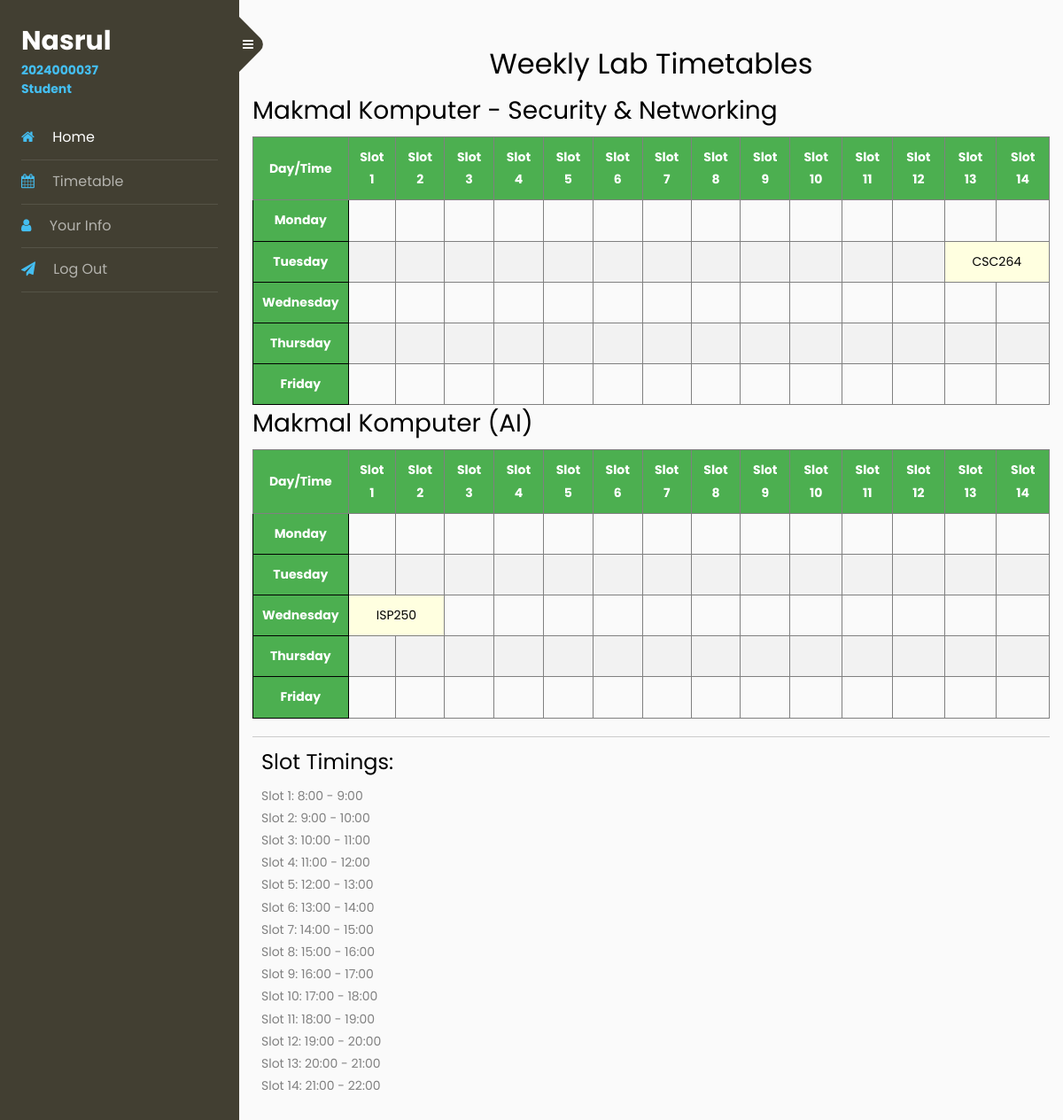
Screenshot of /computer_lab_monitoring_system/studentTimetable.php (signed in) with the database file from the repository.
### tables this page shows
CREATE TABLE `student` (
  `Stud_ID` int(10) NOT NULL,
  `Stud_Name` varchar(255) NOT NULL,
  `Stud_Part` varchar(255) NOT NULL,
  `Stud_Password` varchar(255) NOT NULL DEFAULT '1234',
  `Stud_Status` tinyint(1) NOT NULL
);

CREATE TABLE `lab` (
  `Lab_ID` int(11) NOT NULL,
  `Lab_Name` varchar(255) NOT NULL,
  `Lab_Location` varchar(255) NOT NULL,
  `Lab_Status` tinyint(1) NOT NULL
);

CREATE TABLE `timetable` (
  `Timetable_ID` int(11) NOT NULL,
  `Timetable_Day` enum('Monday','Tuesday','Wednesday','Thursday','Friday') NOT NULL,
  `Timetable_StartTime` tinyint(4) NOT NULL,
  `Timetable_EndTime` tinyint(4) NOT NULL,
  `Timetable_ClassName` varchar(6) NOT NULL,
  `Lab_ID` int(11) NOT NULL
);

### computer_lab_monitoring_system/studentTimetable.php (the view, shortened to what this page needs)
<?php
include("connect.php");
$student_id = $_SESSION['Stud_ID'];
$sql_student = "SELECT Stud_Name, Stud_Part FROM Student WHERE Stud_ID = '$student_id'";
$result_student = $conn->query($sql_student);
$student_info = $result_student->fetch_assoc();
$labsQuery = "SELECT Lab_ID, Lab_Name FROM lab";
$labsResult = $conn->query($labsQuery);
$labs = [];
if ($labsResult->num_rows > 0) {
    while ($labRow = $labsResult->fetch_assoc()) {
        $labs[] = $labRow;
    }
}
$timetableQuery = "SELECT Timetable_ID, Lab_ID, Timetable_Day, Timetable_StartTime, Timetable_EndTime, Timetable_ClassName FROM timetable";
$timetableResult = $conn->query($timetableQuery);
$timetables = [];
if ($timetableResult->num_rows > 0) {
    while ($row = $timetableResult->fetch_assoc()) {
        $labID = $row['Lab_ID'];
        $day = $row['Timetable_Day'];
        $startTime = intval($row['Timetable_StartTime']);
        $endTime = intval($row['Timetable_EndTime']);
        $className = $row['Timetable_ClassName'];
        $timetableID = $row['Timetable_ID'];
        for ($slot = $startTime; $slot < $endTime; $slot++) {
            $timetables[$labID][$day][$slot - 8] = [
                'className' => $className,
                'Timetable_ID' => $timetableID,
                'duration' => $endTime - $startTime
            ];
        }
    }
}
$days = ["Monday", "Tuesday", "Wednesday", "Thursday", "Friday"];
$timeSlots = [];
for ($i = 1; $i <= 14; $i++){
$timeSlots[] = "Slot $i";}
?>
<!doctype html>
<html lang="en">
<head>
	<link rel="stylesheet" href="https://cdnjs.cloudflare.com/ajax/libs/font-awesome/6.0.0/css/all.min.css">
	<link rel="stylesheet" href="https://stackpath.bootstrapcdn.com/font-awesome/4.7.0/css/font-awesome.min.css">
	<link rel="stylesheet" href="css/style.css">
</head>
<body>
<div class="wrapper d-flex align-items-stretch">
<nav id="sidebar">
			<div class="custom-menu">
				<button type="button" id="sidebarCollapse" class="btn btn-primary">
	          	<i class="fa fa-bars"></i>
	        	</button>
        	</div>
			<div class="p-4">
				<h1><a href="index.html" class="logo"><?php echo htmlspecialchars($student_info['Stud_Name']); ?><span><?php echo htmlspecialchars($student_id); ?><span>Student</span></a></h1>
				<ul class="list-unstyled components mb-5">
					<li class="active">
						<a href="studentDashboard.php"><span class="fa fa-home mr-3"></span> Home</a>
					</li>
					<li>
                    <a href="studentTimetable.php"><span class="fa fa-calendar mr-3"></span> Timetable</a>
                </li>
				<li>
						<a href="studentInfo.php"><span class="fa fa-user mr-3"></span> Your Info</a>
					</li>
					<li>
						<a href='logout.php'><span class="fa fa-paper-plane mr-3"></span> Log Out</a>
					</li>
				</ul>
			</div>
    	</nav>
		<div class="container mt-5">
        <h2 class="text-center">Weekly Lab Timetables</h2>
        <?php foreach ($labs as $lab): ?>
            <h3><?= htmlspecialchars($lab['Lab_Name']) ?></h3>
            <table>
                <thead>
                    <tr>
                        <th>Day/Time</th>
                        <?php foreach ($timeSlots as $time): ?>
                            <th><?= htmlspecialchars($time) ?></th>
                        <?php endforeach; ?>
                    </tr>
                </thead>
                <tbody>
                <?php foreach ($days as $day): ?>
                    <tr>
                        <th><?= htmlspecialchars($day) ?></th>
                        <?php
                        for ($slotIndex = 0; $slotIndex < count($timeSlots); $slotIndex++):
                            if (isset($timetables[$lab['Lab_ID']][$day][$slotIndex])) {
                                $class = $timetables[$lab['Lab_ID']][$day][$slotIndex];
                                $duration = $class['duration'];
                                echo "<td colspan='$duration' class='registered'>
                                        <a style='text-decoration: none; color: black;'>
                                            {$class['className']}
                                        </a>
                                    </td>";
                                $slotIndex += $duration - 1;
                            } else {
                                echo "<td></td>";
                            }
                        endfor;
                        ?>
                    </tr>
                <?php endforeach; ?>
                </tbody>
            </table>
        <?php endforeach; ?>
        <div class="slot-timings" style="margin-top: 20px; padding: 10px; border-top: 1px solid #ccc;">
            <h4>Slot Timings:</h4>
            <ul style="list-style-type: none; padding: 0;">
                <?php
                $startHour = 8;
                for ($slot = 1; $slot <= 14; $slot++) {
                    $startTime = $startHour + ($slot - 1);
                    $endTime = $startTime + 1;
                    echo "<li>Slot $slot: {$startTime}:00 - {$endTime}:00</li>";
                }
                ?>
            </ul>
        </div>
    </div>
</div>
</body>
</html>

### computer_lab_monitoring_system/studentTimetable.php (style rules this page uses)
table { width: 100%; border-collapse: collapse; text-align: center; }
th, td { padding: 10px; border: 1px solid black; }
th { background-color: #4caf50; color: white; }
td.registered { background-color: lightyellow; cursor: pointer; }
thead th { background-color: #4caf50; color: white; text-align: center; padding: 10px; border: 1px solid grey; }
tbody td { color: black; border: 1px solid grey; }
tr:nth-child(even) { background-color: #f2f2f2; }
tr, td { border: 1px solid grey; }
td.registered { background-color: lightyellow; }

### rows the page displays
student: Stud_Name "Nasrul"
lab: Lab_Name "Makmal Komputer - Security & Networking", time "Slot 1", time "Slot 2", time "Slot 3", time "Slot 4", time "Slot 5", time "Slot 6", time "Slot 7", time "Slot 8", time "Slot 9", time "Slot 10", time "Slot 11", time "Slot 12", time "Slot 13", time "Slot 14", day "Monday", day "Tuesday", Lab_ID.Timetable_ClassName "CSC264", day "Wednesday", day "Thursday", day "Friday"
lab: Lab_Name "Makmal Komputer (AI)", time "Slot 1", time "Slot 2", time "Slot 3", time "Slot 4", time "Slot 5", time "Slot 6", time "Slot 7", time "Slot 8", time "Slot 9", time "Slot 10", time "Slot 11", time "Slot 12", time "Slot 13", time "Slot 14", day "Monday", day "Tuesday", day "Wednesday", Lab_ID.Timetable_ClassName "ISP250", day "Thursday", day "Friday"

### other values shown
$student_id "2024000037"
$startTime "8"
$endTime "9"
$startTime "9"
$endTime "10"
$startTime "10"
$endTime "11"
$startTime "11"
$endTime "12"
$startTime "12"
$endTime "13"
$startTime "13"
$endTime "14"
$startTime "14"
$endTime "15"
